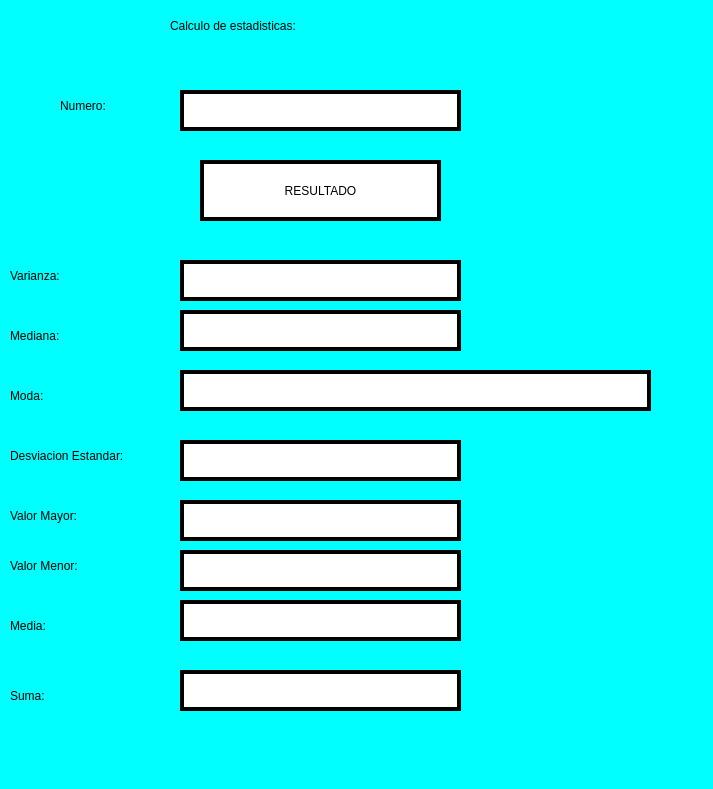
<?xml version="1.0" encoding="UTF-8"?>
<ui version="4.0">
 <class>MainWindow</class>
 <widget class="QMainWindow" name="MainWindow">
  <property name="geometry">
   <rect>
    <x>0</x>
    <y>0</y>
    <width>713</width>
    <height>789</height>
   </rect>
  </property>
  <property name="windowTitle">
   <string>MainWindow</string>
  </property>
  <property name="styleSheet">
   <string notr="true">background: color cyan

</string>
  </property>
  <widget class="QWidget" name="centralwidget">
   <widget class="QLabel" name="label">
    <property name="geometry">
     <rect>
      <x>60</x>
      <y>80</y>
      <width>171</width>
      <height>51</height>
     </rect>
    </property>
    <property name="styleSheet">
     <string notr="true">font: 75 italic 15pt &quot;MS Sans Serif&quot;;</string>
    </property>
    <property name="text">
     <string>Numero: </string>
    </property>
   </widget>
   <widget class="QLineEdit" name="txt_numero">
    <property name="geometry">
     <rect>
      <x>180</x>
      <y>90</y>
      <width>281</width>
      <height>41</height>
     </rect>
    </property>
    <property name="font">
     <font>
      <pointsize>15</pointsize>
     </font>
    </property>
    <property name="styleSheet">
     <string notr="true">border: 4px solid black;
background-color: white;
border_radius: 4px;</string>
    </property>
    <property name="text">
     <string/>
    </property>
   </widget>
   <widget class="QLabel" name="label_2">
    <property name="geometry">
     <rect>
      <x>10</x>
      <y>250</y>
      <width>171</width>
      <height>51</height>
     </rect>
    </property>
    <property name="styleSheet">
     <string notr="true">font: 75 italic 15pt &quot;MS Sans Serif&quot;;</string>
    </property>
    <property name="text">
     <string>Varianza:</string>
    </property>
   </widget>
   <widget class="QLineEdit" name="txt_varianza">
    <property name="geometry">
     <rect>
      <x>180</x>
      <y>260</y>
      <width>281</width>
      <height>41</height>
     </rect>
    </property>
    <property name="font">
     <font>
      <pointsize>15</pointsize>
     </font>
    </property>
    <property name="styleSheet">
     <string notr="true">border: 4px solid black;
background-color: white;
border_radius: 4px;</string>
    </property>
    <property name="text">
     <string/>
    </property>
   </widget>
   <widget class="QLineEdit" name="txt_mediana">
    <property name="geometry">
     <rect>
      <x>180</x>
      <y>310</y>
      <width>281</width>
      <height>41</height>
     </rect>
    </property>
    <property name="font">
     <font>
      <pointsize>15</pointsize>
     </font>
    </property>
    <property name="styleSheet">
     <string notr="true">border: 4px solid black;
background-color: white;
border_radius: 4px;</string>
    </property>
    <property name="text">
     <string/>
    </property>
   </widget>
   <widget class="QLineEdit" name="txt_moda">
    <property name="geometry">
     <rect>
      <x>180</x>
      <y>370</y>
      <width>471</width>
      <height>41</height>
     </rect>
    </property>
    <property name="font">
     <font>
      <pointsize>15</pointsize>
     </font>
    </property>
    <property name="styleSheet">
     <string notr="true">border: 4px solid black;
background-color: white;
border_radius: 4px;</string>
    </property>
    <property name="text">
     <string/>
    </property>
   </widget>
   <widget class="QLineEdit" name="txt_desviacion">
    <property name="geometry">
     <rect>
      <x>180</x>
      <y>440</y>
      <width>281</width>
      <height>41</height>
     </rect>
    </property>
    <property name="font">
     <font>
      <pointsize>15</pointsize>
     </font>
    </property>
    <property name="styleSheet">
     <string notr="true">border: 4px solid black;
background-color: white;
border_radius: 4px;</string>
    </property>
    <property name="text">
     <string/>
    </property>
   </widget>
   <widget class="QLineEdit" name="txt_valormayor">
    <property name="geometry">
     <rect>
      <x>180</x>
      <y>500</y>
      <width>281</width>
      <height>41</height>
     </rect>
    </property>
    <property name="font">
     <font>
      <pointsize>15</pointsize>
     </font>
    </property>
    <property name="styleSheet">
     <string notr="true">border: 4px solid black;
background-color: white;
border_radius: 4px;</string>
    </property>
    <property name="text">
     <string/>
    </property>
   </widget>
   <widget class="QLabel" name="label_3">
    <property name="geometry">
     <rect>
      <x>10</x>
      <y>310</y>
      <width>131</width>
      <height>51</height>
     </rect>
    </property>
    <property name="styleSheet">
     <string notr="true">font: 75 italic 15pt &quot;MS Sans Serif&quot;;</string>
    </property>
    <property name="text">
     <string>Mediana:</string>
    </property>
   </widget>
   <widget class="QLabel" name="label_4">
    <property name="geometry">
     <rect>
      <x>10</x>
      <y>370</y>
      <width>131</width>
      <height>51</height>
     </rect>
    </property>
    <property name="styleSheet">
     <string notr="true">font: 75 italic 15pt &quot;MS Sans Serif&quot;;</string>
    </property>
    <property name="text">
     <string>Moda:</string>
    </property>
   </widget>
   <widget class="QLabel" name="label_5">
    <property name="geometry">
     <rect>
      <x>10</x>
      <y>430</y>
      <width>161</width>
      <height>51</height>
     </rect>
    </property>
    <property name="styleSheet">
     <string notr="true">font: 75 italic 15pt &quot;MS Sans Serif&quot;;</string>
    </property>
    <property name="text">
     <string>Desviacion Estandar:</string>
    </property>
   </widget>
   <widget class="QLabel" name="label_6">
    <property name="geometry">
     <rect>
      <x>10</x>
      <y>490</y>
      <width>151</width>
      <height>51</height>
     </rect>
    </property>
    <property name="styleSheet">
     <string notr="true">font: 75 italic 15pt &quot;MS Sans Serif&quot;;</string>
    </property>
    <property name="text">
     <string>Valor Mayor:</string>
    </property>
   </widget>
   <widget class="QLabel" name="label_7">
    <property name="geometry">
     <rect>
      <x>10</x>
      <y>540</y>
      <width>141</width>
      <height>51</height>
     </rect>
    </property>
    <property name="styleSheet">
     <string notr="true">font: 75 italic 15pt &quot;MS Sans Serif&quot;;</string>
    </property>
    <property name="text">
     <string>Valor Menor:</string>
    </property>
   </widget>
   <widget class="QLineEdit" name="txt_valormenor">
    <property name="geometry">
     <rect>
      <x>180</x>
      <y>550</y>
      <width>281</width>
      <height>41</height>
     </rect>
    </property>
    <property name="font">
     <font>
      <pointsize>15</pointsize>
     </font>
    </property>
    <property name="styleSheet">
     <string notr="true">border: 4px solid black;
background-color: white;
border_radius: 4px;</string>
    </property>
    <property name="text">
     <string/>
    </property>
   </widget>
   <widget class="QPushButton" name="btn_resultado">
    <property name="geometry">
     <rect>
      <x>200</x>
      <y>160</y>
      <width>241</width>
      <height>61</height>
     </rect>
    </property>
    <property name="styleSheet">
     <string notr="true">background:color white;
font: 75 italic 14pt &quot;MS Sans Serif&quot;;
border: 4px solid black;
border_radius: 25px;</string>
    </property>
    <property name="text">
     <string>RESULTADO</string>
    </property>
   </widget>
   <widget class="QLineEdit" name="txt_media">
    <property name="geometry">
     <rect>
      <x>180</x>
      <y>600</y>
      <width>281</width>
      <height>41</height>
     </rect>
    </property>
    <property name="font">
     <font>
      <pointsize>15</pointsize>
     </font>
    </property>
    <property name="styleSheet">
     <string notr="true">border: 4px solid black;
background-color: white;
border_radius: 4px;</string>
    </property>
    <property name="text">
     <string/>
    </property>
   </widget>
   <widget class="QLabel" name="label_8">
    <property name="geometry">
     <rect>
      <x>10</x>
      <y>600</y>
      <width>91</width>
      <height>51</height>
     </rect>
    </property>
    <property name="styleSheet">
     <string notr="true">font: 75 italic 15pt &quot;MS Sans Serif&quot;;</string>
    </property>
    <property name="text">
     <string>Media:</string>
    </property>
   </widget>
   <widget class="QLabel" name="label_9">
    <property name="geometry">
     <rect>
      <x>170</x>
      <y>0</y>
      <width>281</width>
      <height>51</height>
     </rect>
    </property>
    <property name="styleSheet">
     <string notr="true">font: 75 italic 15pt &quot;MS Sans Serif&quot;;</string>
    </property>
    <property name="text">
     <string>Calculo de estadisticas:</string>
    </property>
   </widget>
   <widget class="QLabel" name="label_10">
    <property name="geometry">
     <rect>
      <x>10</x>
      <y>670</y>
      <width>91</width>
      <height>51</height>
     </rect>
    </property>
    <property name="styleSheet">
     <string notr="true">font: 75 italic 15pt &quot;MS Sans Serif&quot;;</string>
    </property>
    <property name="text">
     <string>Suma:</string>
    </property>
   </widget>
   <widget class="QLineEdit" name="txt_suma">
    <property name="geometry">
     <rect>
      <x>180</x>
      <y>670</y>
      <width>281</width>
      <height>41</height>
     </rect>
    </property>
    <property name="font">
     <font>
      <pointsize>15</pointsize>
     </font>
    </property>
    <property name="styleSheet">
     <string notr="true">border: 4px solid black;
background-color: white;
border_radius: 4px;</string>
    </property>
    <property name="text">
     <string/>
    </property>
   </widget>
  </widget>
  <widget class="QMenuBar" name="menubar">
   <property name="geometry">
    <rect>
     <x>0</x>
     <y>0</y>
     <width>713</width>
     <height>18</height>
    </rect>
   </property>
  </widget>
  <widget class="QStatusBar" name="statusbar"/>
 </widget>
 <resources/>
 <connections/>
</ui>
